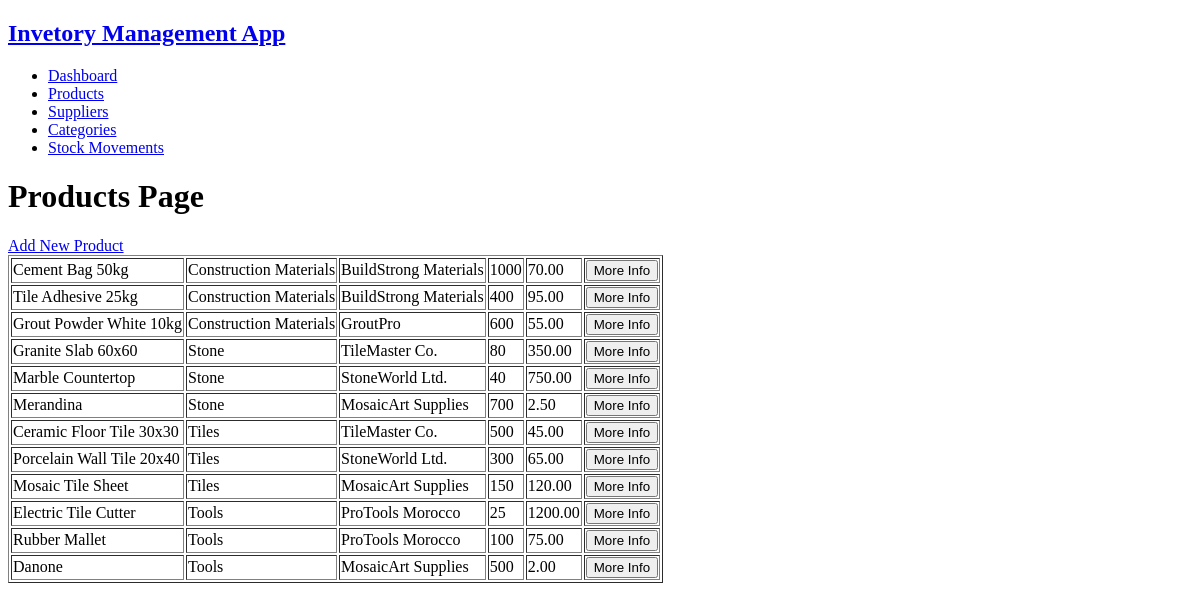
/products, run on an earlier commit of the app's database.
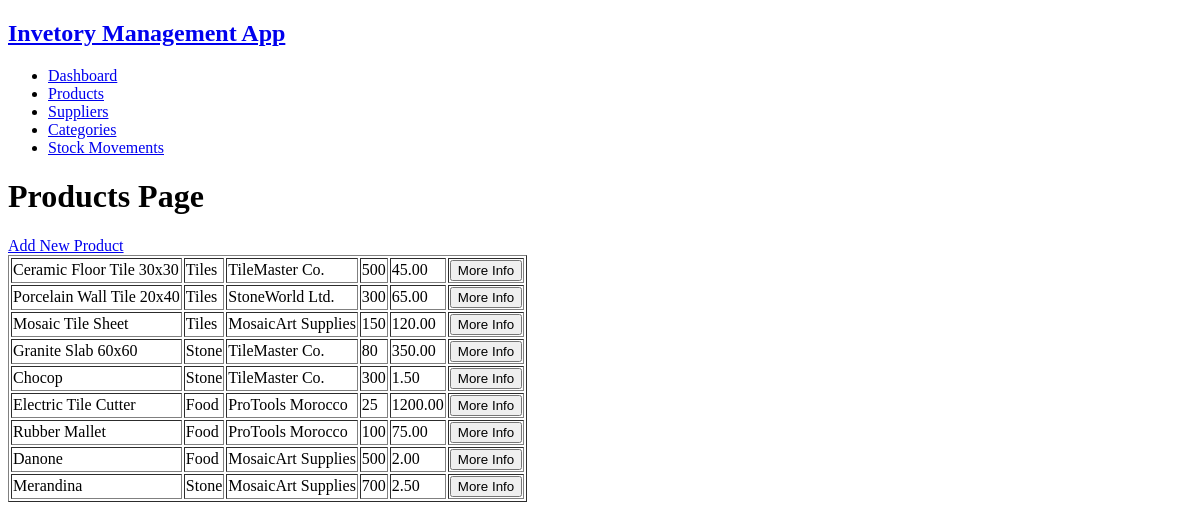
And on a later commit of the database.
### tables this page shows
CREATE TABLE `products` (
  `product_id` int(11) NOT NULL,
  `product_name` varchar(50) NOT NULL,
  `category_id` int(11) DEFAULT NULL,
  `supplier_id` int(11) DEFAULT NULL,
  `product_quantity` int(11) NOT NULL,
  `product_price` decimal(10,2) NOT NULL,
  `is_active` enum('YES','NO') NOT NULL DEFAULT 'YES'
);

CREATE TABLE `categories` (
  `category_id` int(11) NOT NULL,
  `category_name` varchar(50) NOT NULL
);

CREATE TABLE `suppliers` (
  `supplier_id` int(11) NOT NULL,
  `supplier_name` varchar(50) NOT NULL,
  `supplier_email` varchar(50) NOT NULL,
  `supplier_phone` varchar(20) DEFAULT NULL,
  `supplier_address` varchar(255) NOT NULL
);

### app/models/product.model.php (called while the page is built, shortened)
<?php
function getAllProducts(mysqli $connect): array
{
    $sql = "
        SELECT p.product_id, p.product_name, c.category_id, c.category_name, s.supplier_id, s.supplier_name, p.product_quantity, p.product_price, p.is_active
        FROM products p
        JOIN categories c
            ON p.category_id = c.category_id
        JOIN suppliers s
            ON p.supplier_id = s.supplier_id
    ";
    $result = mysqli_query($connect, $sql);
    $products = mysqli_fetch_all($result, MYSQLI_ASSOC);
    return $products;
}

### app/views/product/products.view.php (the view, shortened to what this page needs)
<!DOCTYPE html>
<html lang="en">
<head>
    <link rel="stylesheet" href="\assets\css\master.css">
    <link rel="stylesheet" href="\assets\css\all.min.css">
</head>
<body>
    <?php require VIEWS_PATH . 'includes\header.php' ?>
    <?php require VIEWS_PATH . 'includes\navbar.php' ?>
    <h1>Products Page</h1>
    <a href="/products/add">Add New Product</a>
    <table border="1">
        <?php foreach ($products as $product):?>
            <?php if (strcmp($product['is_active'], 'YES') === 0):?>
                <tr>
                    <td><?= $product['product_name'] ?></td>
                    <td><?= $product['category_name'] ?></td>
                    <td><?= $product['supplier_name'] ?></td>
                    <td><?= $product['product_quantity'] ?></td>
                    <td><?= $product['product_price'] ?></td>
                    <td>
                        <form action="/products/info" method="post">
                            <button type="submit">More Info</button>
                        </form>
                    </td>
                </tr>
            <?php endif ?>
        <?php endforeach?>
    </table>
</body>
</html>

### index.php (shortened to what this page needs)
<?php
$uri = parse_url($_SERVER['REQUEST_URI']);
$routes = [
    '/'                     => CONTROLLERS_PATH . 'dashboard.controller.php',
    '/products'             => CONTROLLERS_PATH . 'product.controller.php',
    '/products/add'         => CONTROLLERS_PATH . 'product.controller.php',
    '/products/info'        => CONTROLLERS_PATH . 'product.controller.php',
    '/products/edit'        => CONTROLLERS_PATH . 'product.controller.php',
    '/suppliers'            => CONTROLLERS_PATH . 'supplier.controller.php',
    '/suppliers/add'        => CONTROLLERS_PATH . 'supplier.controller.php',
    '/suppliers/info'       => CONTROLLERS_PATH . 'supplier.controller.php',
    '/suppliers/edit'       => CONTROLLERS_PATH . 'supplier.controller.php',
    '/categories'           => CONTROLLERS_PATH . 'category.controller.php',
    '/categories/add'       => CONTROLLERS_PATH . 'category.controller.php',
    '/categories/info'      => CONTROLLERS_PATH . 'category.controller.php',
    '/categories/edit'      => CONTROLLERS_PATH . 'category.controller.php',
    '/stock_movements'      => CONTROLLERS_PATH . 'stock_movement.controller.php',
    '/stock_movements/add'  => CONTROLLERS_PATH . 'stock_movement.controller.php',
    '/stock_movements/info' => CONTROLLERS_PATH . 'stock_movement.controller.php',
    '/stock_movements/edit' => CONTROLLERS_PATH . 'stock_movement.controller.php',
];
if (array_key_exists($uri['path'], $routes)) {
    require $routes[$uri['path']];
} else {
    abort();
}

### app/controllers/product.controller.php (shortened to what this page needs)
<?php
require DB_CONNECTION_PATH . 'db.php';
require MODELS_PATH . 'product.model.php';
$path = $uri['path'];
if (strcmp($path, '/products') === 0) {
    $products = getAllProducts($connect);
    require VIEWS_PATH . 'product/products.view.php';
}

### app/views/includes/header.php
<header>
    <h2><a href="/">Invetory Management App</a></h2>
</header>

### app/views/includes/navbar.php
<aside>
    <ul>
        <li><a href="/">Dashboard</a></li>
        <li><a href="/products">Products</a></li>
        <li><a href="/suppliers">Suppliers</a></li>
        <li><a href="/categories">Categories</a></li>
        <li><a href="/stock_movements">Stock Movements</a></li>
    </ul>
</aside>

What changed in the data, as far as the page shows it:
no longer on this page (row edited): products: product_name "Cement Bag 50kg", category.category_name "Construction Materials", supplier.supplier_name "BuildStrong Materials", product_quantity "1000", product_price "70.00"
no longer on this page (row edited): products: product_name "Tile Adhesive 25kg", category.category_name "Construction Materials", supplier.supplier_name "BuildStrong Materials", product_quantity "400", product_price "95.00"
no longer on this page (row edited): products: product_name "Grout Powder White 10kg", category.category_name "Construction Materials", supplier.supplier_name "GroutPro", product_quantity "600", product_price "55.00"
shown differently, row unchanged: products "Granite Slab 60x60": moves down the list
changed products: product_name "Marble Countertop" → "Chocop"; supplier.supplier_name "StoneWorld Ltd." → "TileMaster Co."; product_quantity "40" → "300"; product_price "750.00" → "1.50"; moves down the list
changed through a linked row, products "Electric Tile Cutter": category.category_name "Tools" → "Food"
changed through a linked row, products "Rubber Mallet": category.category_name "Tools" → "Food"
changed through a linked row, products "Danone": category.category_name "Tools" → "Food"
shown differently, row unchanged: products "Merandina": moves down the list
